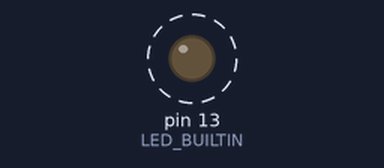
Simulated run of this sketch. Board: Arduino Uno, built with avr-gcc and run on an emulated ATmega328P. Shown: output pins drawn as LEDs (lit = HIGH). Dashed ring = blinking. No radio packets arrive unless stated.

Above: at 1.23 s.
Timing chart, 0 to 4.0 s (numbered marks = the images above):
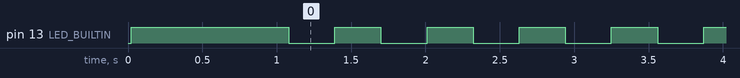

Measured:
- by itself, pin 13 (LED_BUILTIN): alternates HIGH for 0.31 s and LOW for 0.31 s

The sketch:

PositioningModule_Base3.ino
```cpp
#include <SPI.h>
#include <LoRa.h>

// #define DEBUG_MODE
#define TX_POWER 17

int counter = 0;
bool currentLEDState = HIGH;

void setup() {
  pinMode(LED_BUILTIN, OUTPUT);

  #ifdef DEBUG_MODE
    Serial.begin(9600);
    Serial.println("LoRa Sender");
  #endif

  // LoRa.setTxPower(TX_POWER);
  if (!LoRa.begin(433E6)) {
    #ifdef DEBUG_MODE
      Serial.println("Starting LoRa failed!");
    #endif
    while (1);
  }
  LoRa.setSpreadingFactor(7);

  digitalWrite(LED_BUILTIN, HIGH);
  delay(1000);
}

void loop() {
  #ifdef DEBUG_MODE
    Serial.print("Sending packet: ");
    Serial.println(counter);
  #endif

  // send packet
  LoRa.beginPacket();
  LoRa.print("Base2");
  LoRa.endPacket();

  currentLEDState = !currentLEDState;
  digitalWrite(LED_BUILTIN, currentLEDState);
  counter++;

  delay(250);
}
```
